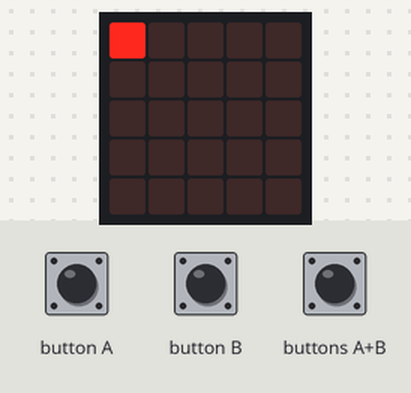
Bench run of a program on a simulated BBC micro:bit (MakeCode). Shown: the board's 5×5 LED display. Inputs (shaded band) come from the test bench.

Above: at 1.2 s.
1.3 s: button A pressed for 0.15 s
At 1.8 s:
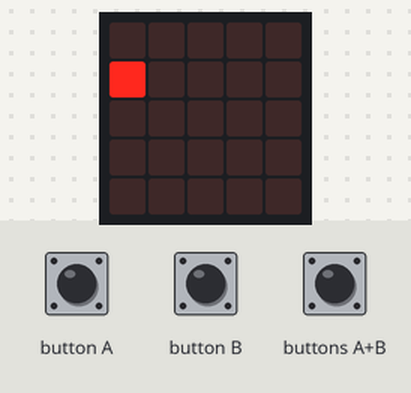
2.9 s: button B pressed for 0.15 s
At 4.2 s:
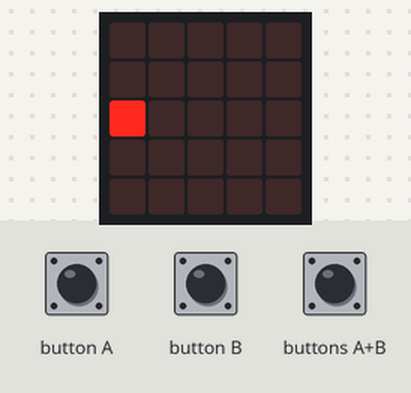
4.5 s: button A pressed for 0.15 s
At 5.4 s:
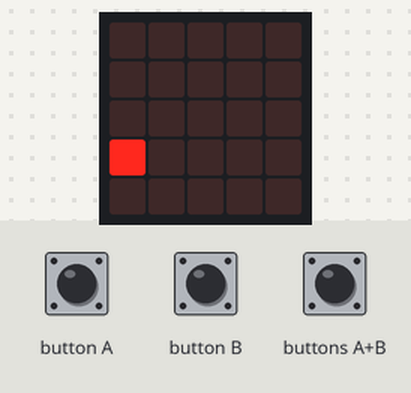
6.1 s: button B pressed for 0.15 s
At 6.6 s:
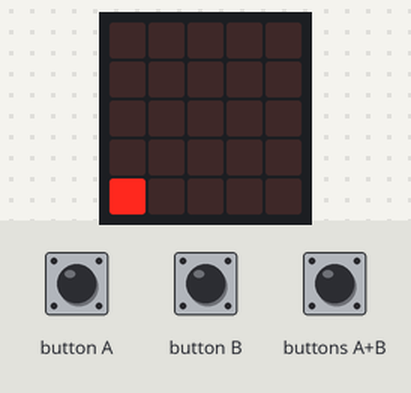
Timing chart, 0 to 8.7 s (numbered marks = the images above; inputs shaded):
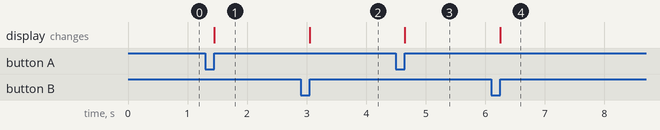

Measured:
- after the input at 1.3 s, the display: changes after 0.15 s (image 1)
- after the input at 2.9 s, the display: changes after 0.15 s (image 2)
- after the input at 4.5 s, the display: changes after 0.15 s (image 3)
- after the input at 6.1 s, the display: changes after 0.15 s (image 4)

The program:

main.ts
```typescript
input.onButtonPressed(Button.A, function () {
    if (lenyomta == 1) {
        led.plot(x, y)
        lenyomta = 0
    } else {
        led.unplot(x, y)
    }
    if (y != 4) {
        y += 1
    } else {
        y = 0
    }
    led.plot(x, y)
})
// def on_gesture_shake():
// if randint(0, 2) == 0:
// basic.show_icon(IconNames.SCISSORS)
// elif randint(0, 2) == 1:
// basic.show_icon(IconNames.SMALL_SQUARE)
// else:
// basic.show_leds("""
// # # # #
// # # # #
// # # # #
// # # # #
// # # # #
// """)
// input.on_gesture(Gesture.SHAKE, on_gesture_shake)
input.onButtonPressed(Button.AB, function () {
    lenyomta = 1
})
input.onButtonPressed(Button.B, function () {
    if (lenyomta == 1) {
        led.plot(x, y)
        lenyomta = 0
    } else {
        led.unplot(x, y)
    }
    if (y != 4) {
        y += 1
    } else {
        y = 0
    }
    led.plot(x, y)
})
let y = 0
let x = 0
let lenyomta = 0
lenyomta = 0
x = 0
y = 0
led.plot(x, y)
basic.forever(function () {

})
```

test.ts
```typescript
// ide kerülnek a tesztek; a rendszer ezt nem kompilálja, ha a csomagot bővítményként használják.
```
